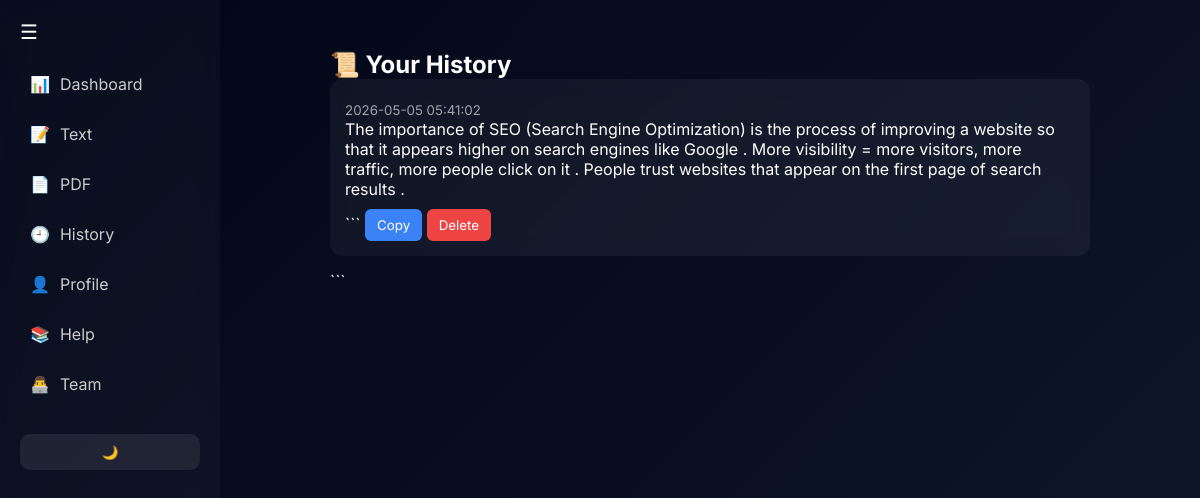
Screenshot of /history (signed in) with the database file from the repository.
### tables this page shows
CREATE TABLE history (
            id INTEGER PRIMARY KEY AUTOINCREMENT,
            user_id INTEGER,
            text TEXT,
            summary TEXT,
            created_at TIMESTAMP DEFAULT CURRENT_TIMESTAMP
        );

### app.py (the view)
@app.route("/history")
def history():
    if "user_id" not in session:
        return redirect(url_for("login"))
    conn = get_db_connection()
    data = conn.execute(
        "SELECT id, text, summary, created_at FROM history WHERE user_id=? ORDER BY id DESC",
        (session["user_id"],)
    ).fetchall()
    conn.close()
    return render_template("history.html", history=data)

### app.py (called while the page is built)
def get_db_connection():
    conn = sqlite3.connect(DB_NAME)
    conn.row_factory = sqlite3.Row
    return conn

### templates/history.html (shortened to what this page needs)
{% extends "base.html" %}
{% block content %}
<div class="history-container">
<h2>📜 Your History</h2>
{% if history %}
{% for item in history %} <div class="card"> <h3>{{ item.title }}</h3> <small>{{ item.created_at }}</small> <p id="text{{ loop.index }}">{{ item.summary }}</p>
```
  <button class="btn" onclick="copyText('text{{ loop.index }}')">
    Copy
  </button>
  <a href="/delete/{{ item.id }}">
  <button class="btn-delete">Delete</button>
</a>
</div>
```
{% endfor %}
{% else %}
  <p>No history found.</p>
{% endif %}
</div>
{% endblock %}

### templates/base.html (style rules this page uses)
* { margin: 0; padding: 0; box-sizing: border-box; font-family: 'Inter', sans-serif; }
body { background: linear-gradient(135deg, #020617, #0f172a); color: #fff; display: flex; }
.card { background: rgba(255,255,255,0.05); padding: 20px; border-radius: 16px; margin-bottom: 20px; backdrop-filter: blur(10px); }
.btn { background: #3b82f6; padding: 10px 18px; border: none; border-radius: 8px; color: white; cursor: pointer; }

### templates/history.html (style rules this page uses)
.history-container { max-width: 800px; margin: auto; padding: 20px; color: white; }
.card { background: rgba(255,255,255,0.05); padding: 15px; border-radius: 12px; margin-bottom: 15px; backdrop-filter: blur(10px); }
.card small { opacity: 0.6; }
.btn { margin-top: 10px; padding: 8px 12px; border: none; background: #3b82f6; color: white; border-radius: 6px; cursor: pointer; }
.btn-delete { margin-top: 10px; padding: 8px 12px; border: none; background: #ef4444; color: white; border-radius: 6px; cursor: pointer; }

### rows the page displays
history: created_at "2026-05-05 05:41:02", summary "The importance of SEO (Search Engine Optimization) is the process of improving a website so that it appears higher on search engines like Google . More visibility = more visitors, more traffic, more people click on it . People trust websites that appear on the first page of search results ."
